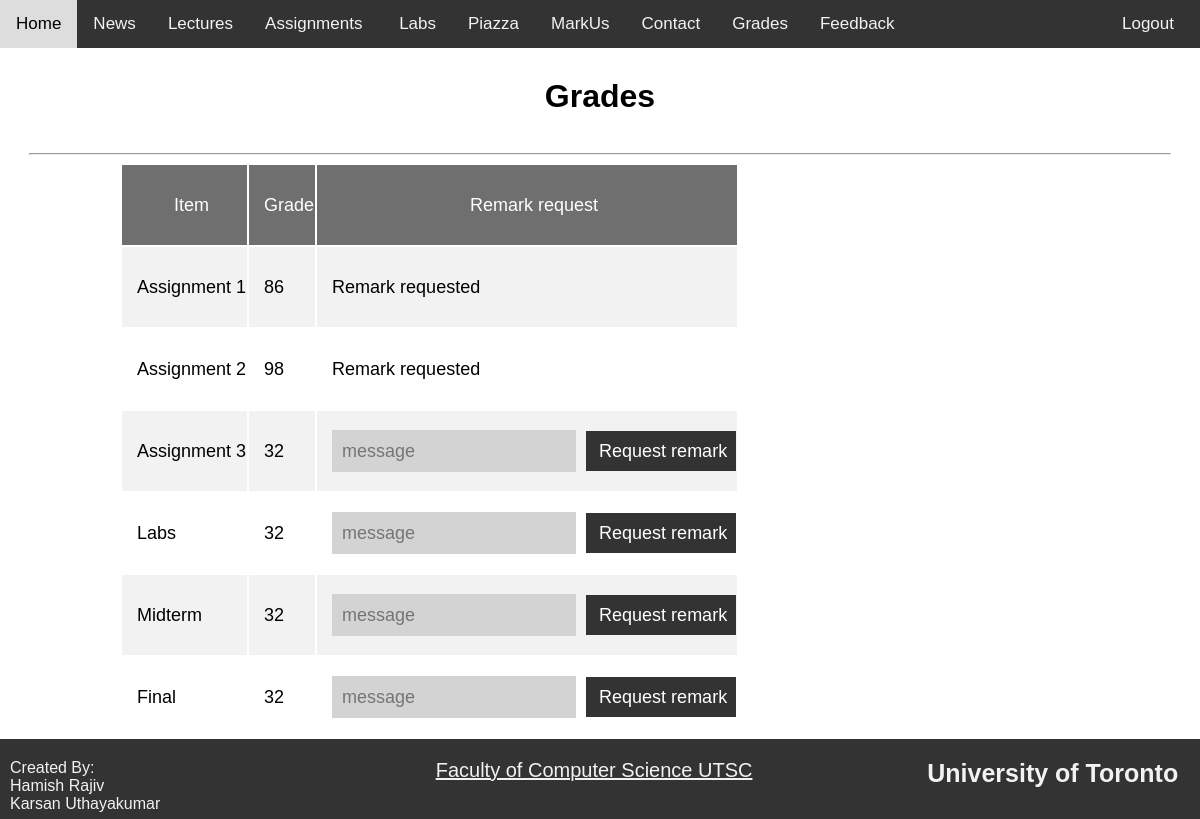
The app's page /viewGrades (signed in), older data.
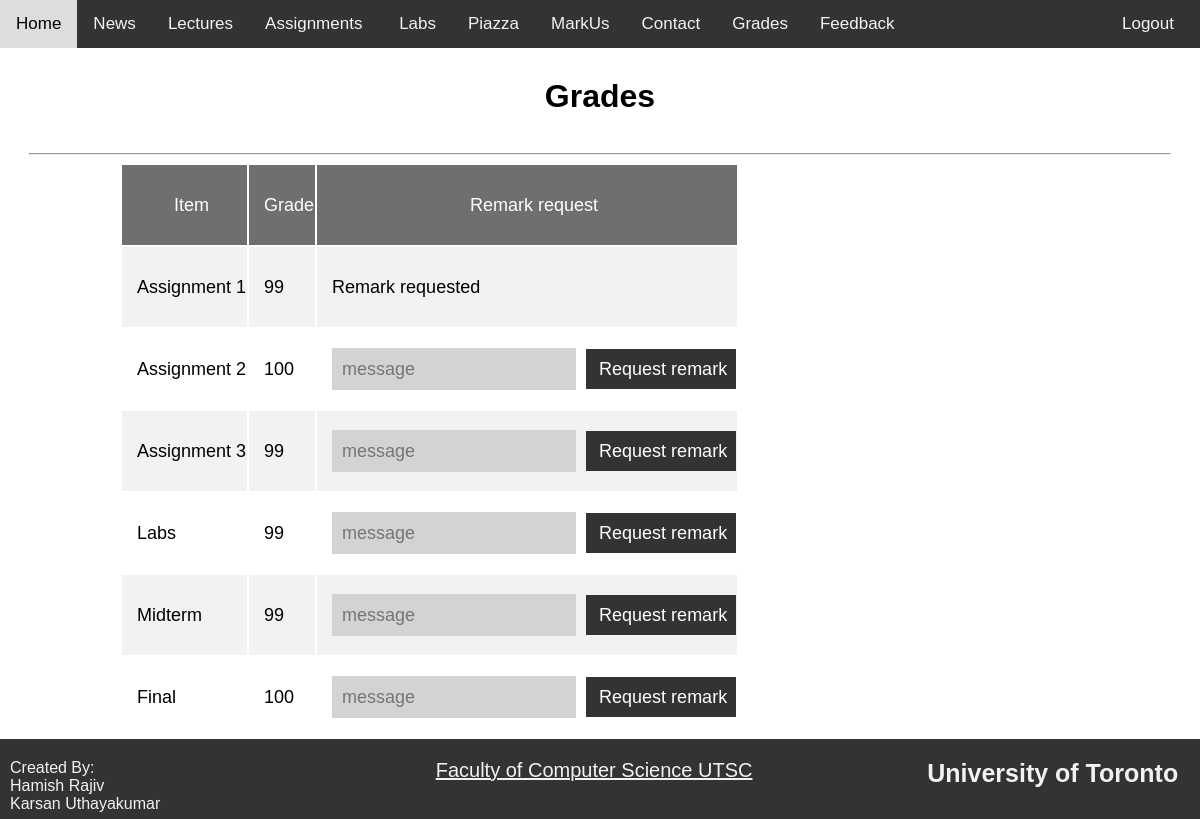
The same page, newer data.
### app.py (models this page shows)
class Grades(Base):
    __tablename__ = "grades"
    id = Column(Integer, primary_key=True)
    studentId = Column(Integer,  ForeignKey('student.id'))
    a1 = Column(Integer)
    a1remark = Column(Integer, default = 0)
    a1remarkMessage = Column(String, default = None)
    a2 = Column(Integer)
    a2remark = Column(Integer, default = 0)
    a2remarkMessage = Column(String, default = None)
    a3 = Column(Integer)
    a3remark = Column(Integer, default = 0)
    a3remarkMessage = Column(String, default = None)
    labs = Column(Integer)
    labsRemark = Column(Integer, default = 0)
    labsRemarkMessage = Column(String, default = None)
    midterm = Column(Integer)
    midtermRemark = Column(Integer, default = 0)
    midtermRemarkMessage = Column(String, default = None)
    final = Column(Integer)
    finalRemark = Column(Integer, default = 0)
    finalRemarkMessage = Column(String, default = None)
    student = relationship("Student", back_populates="grades")

### app.py (the view)
@app.route('/viewGrades')
def viewGrades():
    if session.get("logged_in") == False or session.get("logged_in") == None :
        return logout()
    return render_template("gradesStudent.html", user=s.query(User).filter_by(username=session.get("userName")).first(), accType=session.get("accountType"))

### app.py (called while the page is built)
@app.teardown_request
def remove_session(ex=None):
    s.remove()

### templates/gradesStudent.html (shortened to what the changed rows need)
{% extends "layout.html" %}
{% block content %}
<div class="pageHeader">
    <h1> Grades </h1>
</div>
<div class="content">
    <table class="gradesTable">
        <tbody>
            <tr>
                <td>Assignment 1</td>
                <td>
                    {% if  user.student.grades.a1 == None %}
                    -
                    {% else %}
                    {{user.student.grades.a1}}
                    {% endif %}
                </td>
                <td>
                    {% if  user.student.grades.a1 != None and user.student.grades.a1remark == False %}
                    <form class="remarkRequestForm" action="/processRemarkRequest" method="POST">
                        <input type="text" name="remarkMessage" placeholder="message">
                        <input id="submitButton" name="a1" type="submit" value="Request remark">
                    </form>
                    {% elif user.student.grades.a1 == None %}
                    -
                    {% elif user.student.grades.a1remark == True %}
                    Remark requested
                    {% endif %}
                </td>
            </tr>
            <tr>
                <td>Assignment 2</td>
                <td>
                    {% if  user.student.grades.a2 == None %}
                    -
                    {% else %}
                    {{user.student.grades.a2}}
                    {% endif %}
                </td>
                <td> {% if  user.student.grades.a2 != None and user.student.grades.a2remark == False %}
                    <form class="remarkRequestForm" action="/processRemarkRequest" method="POST">
                        <input type="text" name="remarkMessage" placeholder="message">
                        <input id="submitButton" name="a2" type="submit" value="Request remark">
                    </form>
                    {% elif user.student.grades.a2 == None %}
                    -
                    {% elif user.student.grades.a2remark == True %}
                    Remark requested
                    {% endif %}
                </td>
            </tr>
            <tr>
                <td>Assignment 3</td>
                <td>
                    {% if  user.student.grades.a3 == None %}
                    -
                    {% else %}
                    {{user.student.grades.a3}}
                    {% endif %}
                </td>
                <td>{% if  user.student.grades.a3 != None and user.student.grades.a3remark == False %}
                    <form class="remarkRequestForm" action="/processRemarkRequest" method="POST">
                    </form>
                    {% elif user.student.grades.a3 == None %}
                    -
                    {% elif user.student.grades.a3remark == True %}
                    Remark requested
                    {% endif %}
            </tr>
            <tr>
                <td>Labs</td>
                <td>
                    {% if  user.student.grades.labs == None %}
                    -
                    {% else %}
                    {{user.student.grades.labs}}
                    {% endif %}
                </td>
                <td>
                    {% if  user.student.grades.labs != None and user.student.grades.labsRemark == False %}
                    <form class="remarkRequestForm" action="/processRemarkRequest" method="POST">
                    </form>
                    {% elif user.student.grades.labs == None %}
                    -
                    {% elif user.student.grades.labsRemark == True %}
                    Remark requested
                    {% endif %}
                </td>
            </tr>
            <tr>
                <td>Midterm</td>
                <td>
                    {% if  user.student.grades.midterm == None %}
                    -
                    {% else %}
                    {{user.student.grades.midterm}}
                    {% endif %}
                </td>
                <td>
                    {% if  user.student.grades.midterm != None and user.student.grades.midtermRemark == False %}
                    <form class="remarkRequestForm" action="/processRemarkRequest" method="POST">
                    </form>
                    {% elif user.student.grades.midterm == None %}
                    -
                    {% elif user.student.grades.midtermRemark == True %}
                    Remark requested
                    {% endif %}
                </td>
            </tr>
            <tr>
                <td>Final </td>
                <td>
                    {% if  user.student.grades.final == None %}
                    -
                    {% else %}
                    {{user.student.grades.final}}
                    {% endif %}
                </td>
                <td>
                    {% if  user.student.grades.final != None and user.student.grades.finalRemark == False %}
                    <form class="remarkRequestForm" action="/processRemarkRequest" method="POST">
                    </form>
                    {% elif user.student.grades.final == None %}
                    -
                    {% elif user.student.grades.finalRemark == True %}
                    Remark requested
                    {% endif %}
                </td>
            </tr>
        </tbody>
    </table>
</div>
{% endblock %}

Row changes from the older to the newer data that the page shows:
changed Grades: student.grades.a1 "86" → "99"; student.grades.a2 "98" → "100"; a2 98 → 100 (drawn); student.grades.a3 "32" → "99"; student.grades.labs "32" → "99"; student.grades.midterm "32" → "99"; student.grades.final "32" → "100"
Text that changed along with them:
form field a2: (not shown) → "Request remark"
text no longer shown: "Remark requested"
